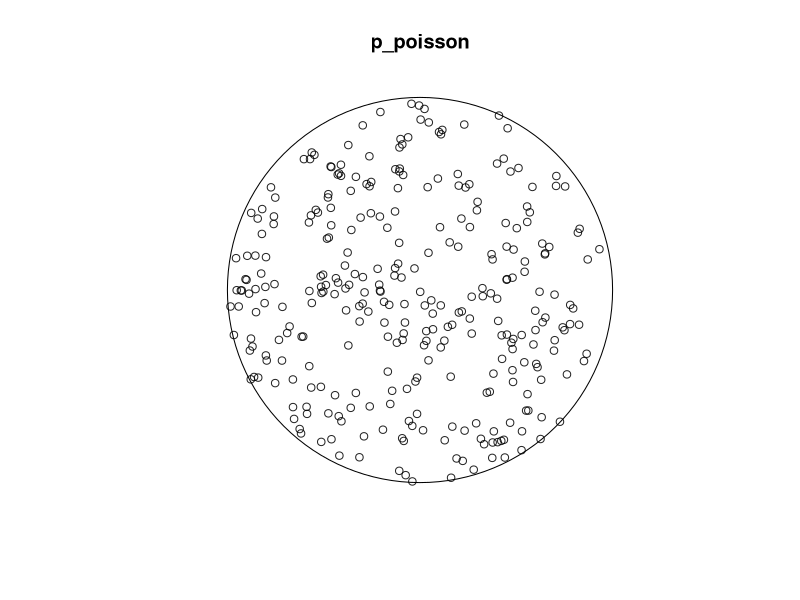
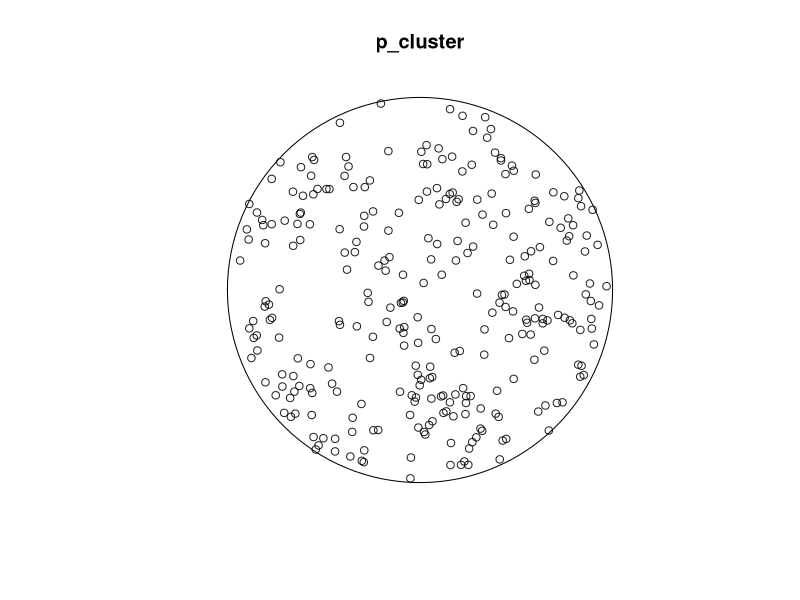
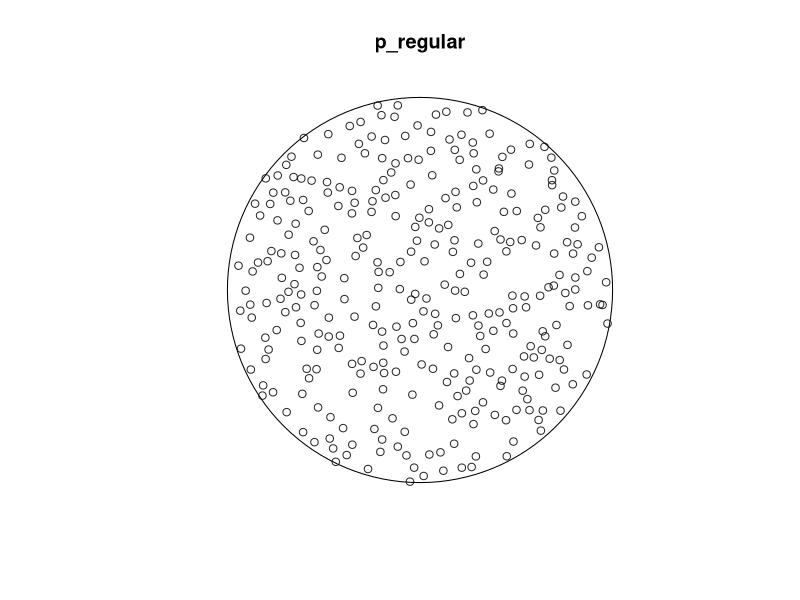

Here is the R script that generated these plots, in order: (Note: this script raises an error after producing the figures.)
## ---- chunk 1
knitr::opts_chunk$set(echo = TRUE)
## ---- chunk 2
library(spatstat)
disc10 <- disc(radius = 10)
# p_poisson 
# Compute the rate as count divided by area
lambda <- 300/area.owin(disc10)
# Create a point pattern object
p_poisson <- rpoispp(lambda = lambda, win = disc10)
plot(p_poisson)
# p_cluster and p_regular
# Generate clustered points from a Thomas process
set.seed(123)
p_cluster <- rThomas(kappa = 0.35, scale = 1, mu = 3, win = disc10)
plot(p_cluster)
# Regular points from a Strauss process
set.seed(123)
p_regular <- rStrauss(beta = 2.9, gamma = 0.025, R = .5, W = disc10)
plot(p_regular)
## ---- chunk 3
redoak
plot(redoak)
quadrat.test(redoak, alternative = "clustered") # yes
